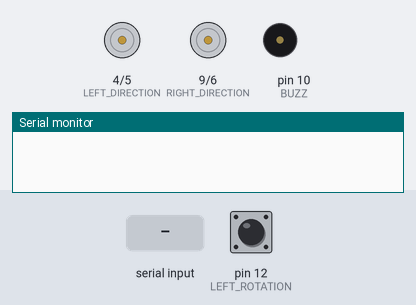
This program was run on a simulated Arduino Uno, built with avr-gcc and run on an emulated ATmega328P. Shown: direction and speed pins drawn as motors (green arrow = direction pin HIGH = forward, orange = LOW = backward, longer = more drive), buzzer (waves = sounding, pin HIGH), the last lines printed to the serial monitor. The inputs (shaded band) are chosen by the test bench; at power-on: pin 12 (LEFT_ROTATION) LOW.

Above: at 1.2 s.
1.3 s: "H\n" received over the second serial link
At 2.5 s:
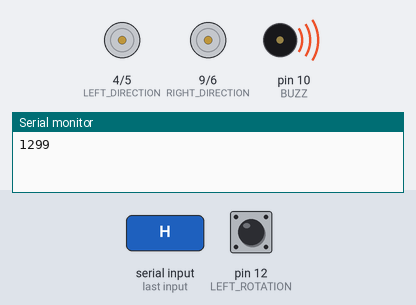
2.8 s: "s90\n" received over the second serial link
4.3 s: "h\n" received over the second serial link
At 5.0 s:
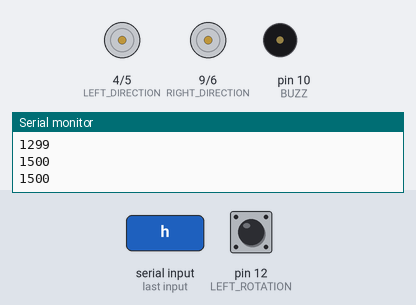
5.8 s: "s,45\n" received over the second serial link
At 6.1 s:
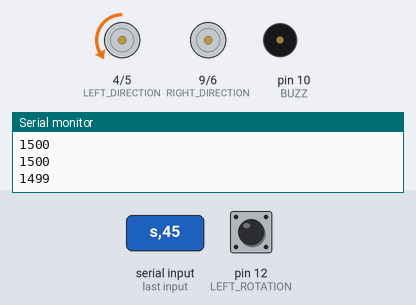
7.3 s: "S90\n" received over the second serial link
8.8 s: "S,45\n" received over the second serial link
At 9.6 s:
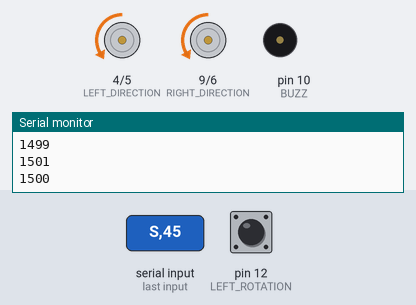
Timing chart, 0 to 11.3 s (numbered marks = the images above; inputs shaded):
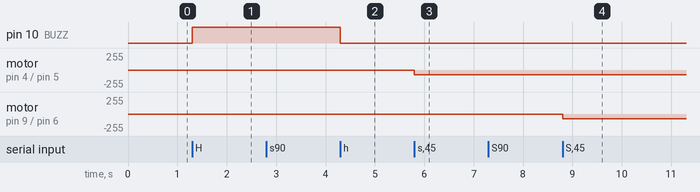

The program:

main.cpp
```cpp
#include <Arduino.h>
#include <SoftwareSerial.h>
#define LEFT_PWM 5
#define RIGHT_PWM 6
#define LEFT_DIRECTION 4      // It means LEFT ENGINE and RIGHT ENGINE (2 engines for driving forward and backward)
#define RIGHT_DIRECTION 9
#define LEFT_ROTATION 12      // Tower rotation left or right (1 engine)
#define RIGHT_ROTATION 11
#define PWM_MAX 165
#define BUZZ 10

SoftwareSerial bluetooth(7, 8); // RX, TX respetively

void exeCmd();
void leftEngine(int SPEED);
void rightEngine(int SPEED);
void stopEngines();

char cmd[100];    //  Table to reading commands from mobile
byte cmdIndex=0;  // Index of table
int value=0;
unsigned long currentTime=0,DifferenceTime = 0; // research
char c=0;

void setup()
{
  Serial.begin(9600);
  bluetooth.begin(9600);

  pinMode(LEFT_DIRECTION, OUTPUT);
  pinMode(RIGHT_DIRECTION, OUTPUT);
  pinMode(LEFT_PWM, OUTPUT);
  pinMode(RIGHT_PWM, OUTPUT);
  pinMode(BUZZ, OUTPUT);
}

void loop()
{

  if (bluetooth.available() > 0)        //  if bluetooth is connect
  {

    c = (char)bluetooth.read();         // read data and save in variable
    if (c == '\n')
    {

      DifferenceTime=millis()-currentTime; //research
      currentTime = millis(); // research

      Serial.println(DifferenceTime); //research

      cmd[cmdIndex] = 0;
      exeCmd();
      cmdIndex = 0;
    }
    else
    {
      cmd[cmdIndex] = c;
      if (cmdIndex < 99)
        cmdIndex++;
    }
  }
}

void exeCmd()
{

  if (cmd[0] == 's')
  {
    value = atof(cmd + 2);
    leftEngine(value);
  }

  if (cmd[0] == 'S')
  {
    value = atof(cmd + 2);
    rightEngine(value);
  }

  if (cmd[0] == 'L')
    digitalWrite(LEFT_ROTATION, HIGH);

  if (cmd[0] == 'l')
    digitalWrite(LEFT_ROTATION, LOW);

  if (cmd[0] == 'P')
    digitalWrite(RIGHT_ROTATION, HIGH);

  if (cmd[0] == 'p')
    digitalWrite(RIGHT_ROTATION, LOW);

  if (digitalRead(LEFT_ROTATION) == HIGH && digitalRead(RIGHT_ROTATION) == HIGH)  //  short-circuit protection
  {
    digitalWrite(LEFT_ROTATION, LOW);
    digitalWrite(RIGHT_ROTATION, LOW);
  }

  if (cmd[0] == 'H')
    digitalWrite(BUZZ, HIGH);


  if (cmd[0] == 'h')
    digitalWrite(BUZZ, LOW);
}

void leftEngine(int SPEED)
{
  if (SPEED > 0)
  {
    SPEED = map(SPEED, 0, 100, 0, PWM_MAX);
    digitalWrite(LEFT_DIRECTION, LOW);
    analogWrite(LEFT_PWM, SPEED);
  }
  else
  {
    SPEED = abs(SPEED);
    SPEED = map(SPEED, 0, 100, 0, PWM_MAX);
    digitalWrite(LEFT_DIRECTION, HIGH);
    analogWrite(LEFT_PWM, SPEED);
  }
}
void rightEngine(int SPEED)
{
  if (SPEED > 0)
  {
    SPEED = map(SPEED, 0, 100, 0, PWM_MAX);
    digitalWrite(RIGHT_DIRECTION, LOW);
    analogWrite(RIGHT_PWM, SPEED);
  }
  else
  {
    SPEED = abs(SPEED);
    SPEED = map(SPEED, 0, 100, 0, PWM_MAX);
    digitalWrite(RIGHT_DIRECTION, HIGH);
    analogWrite(RIGHT_PWM, SPEED);
  }
}
void stopEngines()
{
  analogWrite(LEFT_PWM, LOW);
  analogWrite(RIGHT_PWM, LOW);
}


/*
Arkadiusz Niedzielski 42237

Engineering project

Topic: "Implementation project and analysis of a simple robot control system using a wireless network."

All lines marked as "research" are not required to run robot. They are used for latency analysis.
*/
```

Measured:
- after the input at 1.3 s, pin 10 (BUZZ): LOW → HIGH at once
- after the input at 4.3 s, pin 10 (BUZZ): HIGH → LOW at once
- after the input at 5.8 s, motor on pin 4 (LEFT_DIRECTION) / pin 5 (LEFT_PWM): stopped → backward 74/255 at once
- after the input at 8.8 s, motor on pin 9 (RIGHT_DIRECTION) / pin 6 (RIGHT_PWM): stopped → backward 74/255 at once
